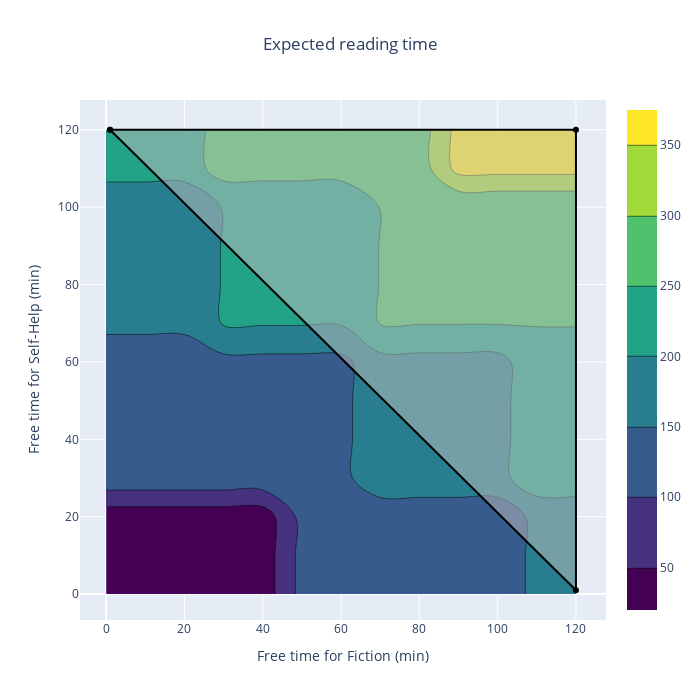

This figure's notebook cell:
### Markdown cell above
### 3. Sample all allocations of free time below 120 minutes

### Code cell
plot_reading_for_2d_allocation(
    max_time=120, 
    estimators=forest, 
    type_estimator="sklearn", 
    sampling_step=10,
)

### Figure 1 — Plotly figure (JSON) as saved in the notebook; plotly's stock layout.template omitted (floating-point values rounded to 4 significant figures; data arrays with more than 128 entries replaced by an {"elided": "..."} marker saying what was removed)
{"data": [{"colorscale": [[0, "#440154"], [0.1111, "#482878"], [0.2222, "#3e4989"], [0.3333, "#31688e"], [0.4444, "#26828e"], [0.5556, "#1f9e89"], [0.6667, "#35b779"], [0.7778, "#6ece58"], [0.8889, "#b5de2b"], [1, "#fde725"]], "type": "contour", "x": [0, 10, 20, 30, 40, 50, 60, 70, 80, 90, 100, 110, 120], "y": [0, 10, 20, 30, 40, 50, 60, 70, 80, 90, 100, 110, 120], "z": {"elided": "13x13 float values"}}, {"fill": "toself", "fillcolor": "rgba(192, 192, 192, 0.5)", "hoverinfo": "text", "hoveron": "points+fills", "line": {"color": "black"}, "text": "Not available", "type": "scatter", "x": [1, 120, 120, 1], "y": [120, 120, 1, 120]}], "layout": {"autosize": false, "height": 700, "title": {"text": "Expected reading time", "x": 0.5}, "width": 700, "xaxis": {"title": {"text": "Free time for Fiction (min)"}}, "yaxis": {"title": {"text": "Free time for Self-Help (min)"}}}}
